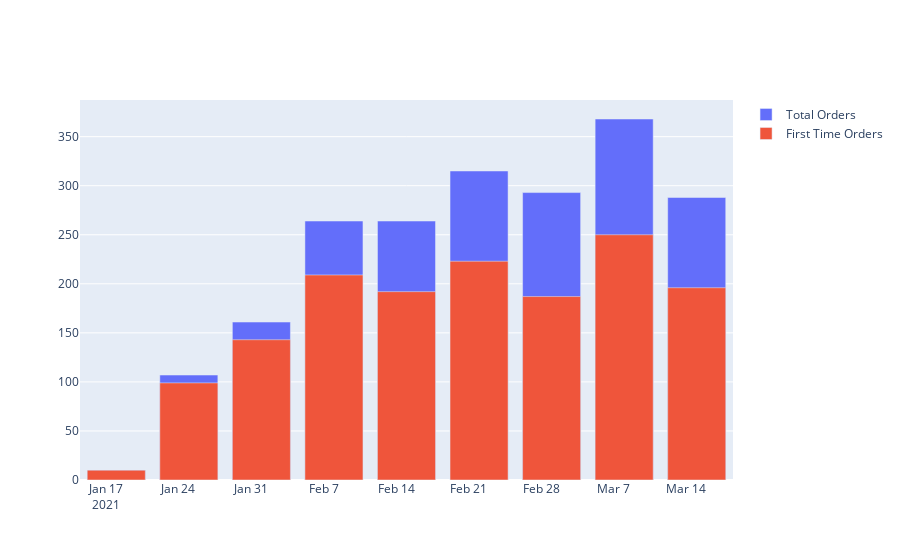

Notebook source saved alongside this figure:
### Code cell
## Knowing a bit more about our customers, I thought it would be interesting to create a stacked bar graph to segment first time purchases vs recurring purchases by week

#Dropping all duplicate customer ids and keeping the ones that showed up for the first time. 
first_time_orders = df.drop_duplicates(subset=['customer_id'], keep='first')

#Grouping them by week
first_time_orders_cleaned = first_time_orders.groupby(pd.Grouper(key='order_time', freq='W-MON'))['number_of_orders'].sum().reset_index().sort_values('order_time')

print(first_time_orders_cleaned)

# I already know the total orders so I can create an overlay bar graph to see from the total number of orders, how many of those are actually first time orders
total_orders_week = df.groupby(pd.Grouper(key='order_time', freq='W-MON'))['number_of_orders'].sum().reset_index().sort_values('order_time')
print(total_orders_week)

# Plotting the overlay bar graph
order_data_bar_chart = go.Figure(data=[
    go.Bar(name='Total Orders', x=first_time_orders_cleaned.order_time, y=total_orders_week.number_of_orders),
    go.Bar(name='First Time Orders', x=first_time_orders_cleaned.order_time, y=first_time_orders_cleaned.number_of_orders)])

order_data_bar_chart.update_layout(barmode='overlay')
order_data_bar_chart.show()
#py.plot(order_data_bar_chart, filename = 'order_data_bar_chart', auto_open=True)

### Figure 1 — Plotly figure (JSON) as saved in the notebook; plotly's stock layout.template omitted (floating-point values rounded to 4 significant figures)
{"data": [{"name": "Total Orders", "type": "bar", "x": ["2021-01-18T00:00:00", "2021-01-25T00:00:00", "2021-02-01T00:00:00", "2021-02-08T00:00:00", "2021-02-15T00:00:00", "2021-02-22T00:00:00", "2021-03-01T00:00:00", "2021-03-08T00:00:00", "2021-03-15T00:00:00"], "y": [10, 107, 161, 264, 264, 315, 293, 368, 288]}, {"name": "First Time Orders", "type": "bar", "x": ["2021-01-18T00:00:00", "2021-01-25T00:00:00", "2021-02-01T00:00:00", "2021-02-08T00:00:00", "2021-02-15T00:00:00", "2021-02-22T00:00:00", "2021-03-01T00:00:00", "2021-03-08T00:00:00", "2021-03-15T00:00:00"], "y": [10, 99, 143, 209, 192, 223, 187, 250, 196]}], "layout": {"barmode": "overlay"}}
